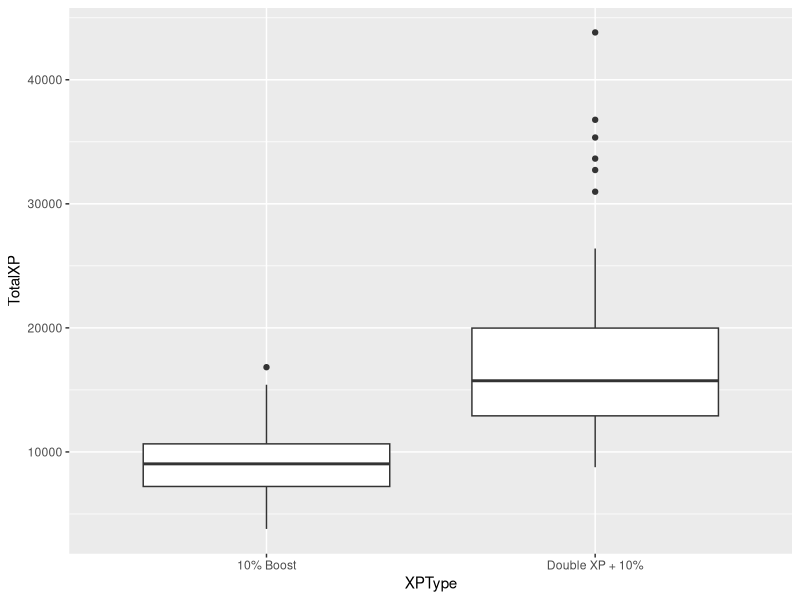

The R source for this figure: (Note: this script raises an error after producing the figure.)
## ---- chunk 1
knitr::opts_chunk$set(echo = TRUE)
## ---- chunk 2
remove(list = ls())
# Load necessary libraries
library(tidyverse)
library(ggplot2)
library(lubridate)

#Part 1
library(readxl)
CODGames2_mp <- read_excel("data/CODGames2_mp.xlsx")
## ---- chunk 3
CODGames2_mp %>% 
  group_by(FullPartial) %>%
  summarise(n = n())
## ---- chunk 4
full_games <- CODGames2_mp %>%
  filter(FullPartial == "Full")
## ---- chunk 5
ggplot(full_games, mapping = aes(x = XPType, y = TotalXP)) +
  geom_boxplot()

## ---- chunk 6
CODGames2_mp %>% 
  group_by(XPType) %>%
  summarise(n = n())
## ---- chunk 7
tdm <- full_games %>% 
  filter(GameType == "HC - TDM") %>% 
  separate(Result, into = c("PlayersTeam", "OtherTeam"), sep = "-", convert = TRUE)
tdm <- tdm %>% 
  mutate(GameResult = tdm$PlayersTeam - tdm$OtherTeam) %>%
  mutate(GameResult2 = case_when(GameResult > 0 ~ "win", GameResult < 0 ~ "lose", GameResult == 0 ~ "tie")) %>%
  mutate(Win = ifelse(GameResult2 == "win", 1, 0)) %>% 
  select(TotalXP, Eliminations, Deaths, Damage, XPType, Win, Score)
## ---- chunk 8
#set seed
set.seed(1)

#form needed for glmnet
Xmat <- model.matrix(Score ~ . , data = tdm)[ ,-1]  
y <- tdm$Score

#no train test split
#fit model
lasso.mod <- glmnet(x = Xmat, y = y, 
                    alpha = 1,
                    standardize = TRUE)

#create plot of coefficients
plot(lasso.mod, xvar="lambda",label=TRUE)
## ---- chunk 9
#plot
#set seed
set.seed(1)

#cv for k-fold cross validation 
cv.out <- cv.glmnet(x = Xmat, y = y, 
                    alpha = 1, standardize = TRUE,
                    nfolds = 10)
plot(cv.out)
## ---- chunk 10
#set seed
set.seed(1)

#min lambda
bestlam1 <- cv.out$lambda.min
#predict responses
lasso.pred1 <- predict(cv.out, s = bestlam1,
                       newx = Xmat)
#find coefficients
lasso.coef1 <- predict(cv.out, s = bestlam1,
                       type = "coefficients")

bestlam1
lasso.coef1

#1 standard error lambda
bestlam2 <- cv.out$lambda.1se
#predict responses
lasso.pred2 <- predict(cv.out, s = bestlam2,
                       newx = Xmat)
#find coefficients
lasso.coef2 <- predict(cv.out, s = bestlam2,
                       type = "coefficients")
bestlam2
lasso.coef2

## ---- chunk 11
#set.seed
set.seed(1)

#feature selection 2 - Backwards Elimination 
int_only_model <- glm(Score ~ 1, family = gaussian, data = tdm)

full_model <- glm(Score ~ . -Score, family = gaussian, data = tdm)

stats::step(object = full_model, 
            scope = list(lower = int_only_model, upper = full_model),
            data = tdm,
            direction = "backward")

regression_model <- lm(Score ~ TotalXP + Eliminations + Deaths + XPType + 
    Win, data = tdm)
regression_model
#equation includes, TotalXP + Eliminations + Deaths + XPType + Win
